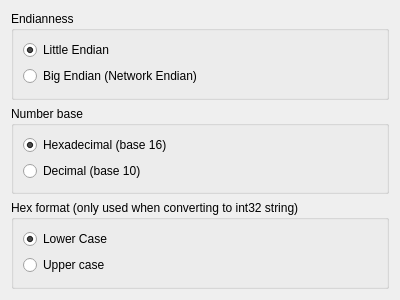
<?xml version="1.0" encoding="UTF-8"?>
<ui version="4.0">
<comment>
  * Released as open source by NCC Group Plc - http://www.nccgroup.com/
  *
  * Developed by Gabriel Caudrelier, gabriel dot caudrelier at nccgroup dot com
  *
  * https://github.com/nccgroup/pip3line
  *
  * Released under AGPL see LICENSE for more information
</comment>
 <class>IPTranslateIPv4Widget</class>
 <widget class="QWidget" name="IPTranslateIPv4Widget">
  <property name="geometry">
   <rect>
    <x>0</x>
    <y>0</y>
    <width>400</width>
    <height>300</height>
   </rect>
  </property>
  <property name="windowTitle">
   <string>Form</string>
  </property>
  <layout class="QVBoxLayout" name="verticalLayout">
   <item>
    <widget class="QGroupBox" name="endianGroupBox">
     <property name="title">
      <string>Endianness</string>
     </property>
     <layout class="QVBoxLayout" name="verticalLayout_2">
      <item>
       <widget class="QRadioButton" name="littleEndianRadioButton">
        <property name="text">
         <string>Little Endian</string>
        </property>
        <property name="checked">
         <bool>true</bool>
        </property>
       </widget>
      </item>
      <item>
       <widget class="QRadioButton" name="bigendianRadioButton">
        <property name="text">
         <string>Big Endian (Network Endian)</string>
        </property>
       </widget>
      </item>
     </layout>
    </widget>
   </item>
   <item>
    <widget class="QGroupBox" name="baseGroupBox">
     <property name="title">
      <string>Number base</string>
     </property>
     <layout class="QVBoxLayout" name="verticalLayout_4">
      <item>
       <widget class="QRadioButton" name="hexadecimalRadioButton">
        <property name="text">
         <string>Hexadecimal (base 16)</string>
        </property>
        <property name="checked">
         <bool>true</bool>
        </property>
       </widget>
      </item>
      <item>
       <widget class="QRadioButton" name="decimalRadioButton">
        <property name="text">
         <string>Decimal (base 10)</string>
        </property>
       </widget>
      </item>
     </layout>
    </widget>
   </item>
   <item>
    <widget class="QGroupBox" name="formatGroupBox">
     <property name="title">
      <string>Hex format (only used when converting to int32 string)</string>
     </property>
     <layout class="QVBoxLayout" name="verticalLayout_3">
      <item>
       <widget class="QRadioButton" name="lowerCaseRadioButton">
        <property name="text">
         <string>Lower Case</string>
        </property>
        <property name="checked">
         <bool>true</bool>
        </property>
       </widget>
      </item>
      <item>
       <widget class="QRadioButton" name="upperCaseRadioButton">
        <property name="text">
         <string>Upper case</string>
        </property>
       </widget>
      </item>
     </layout>
    </widget>
   </item>
  </layout>
 </widget>
 <resources/>
 <connections/>
</ui>
